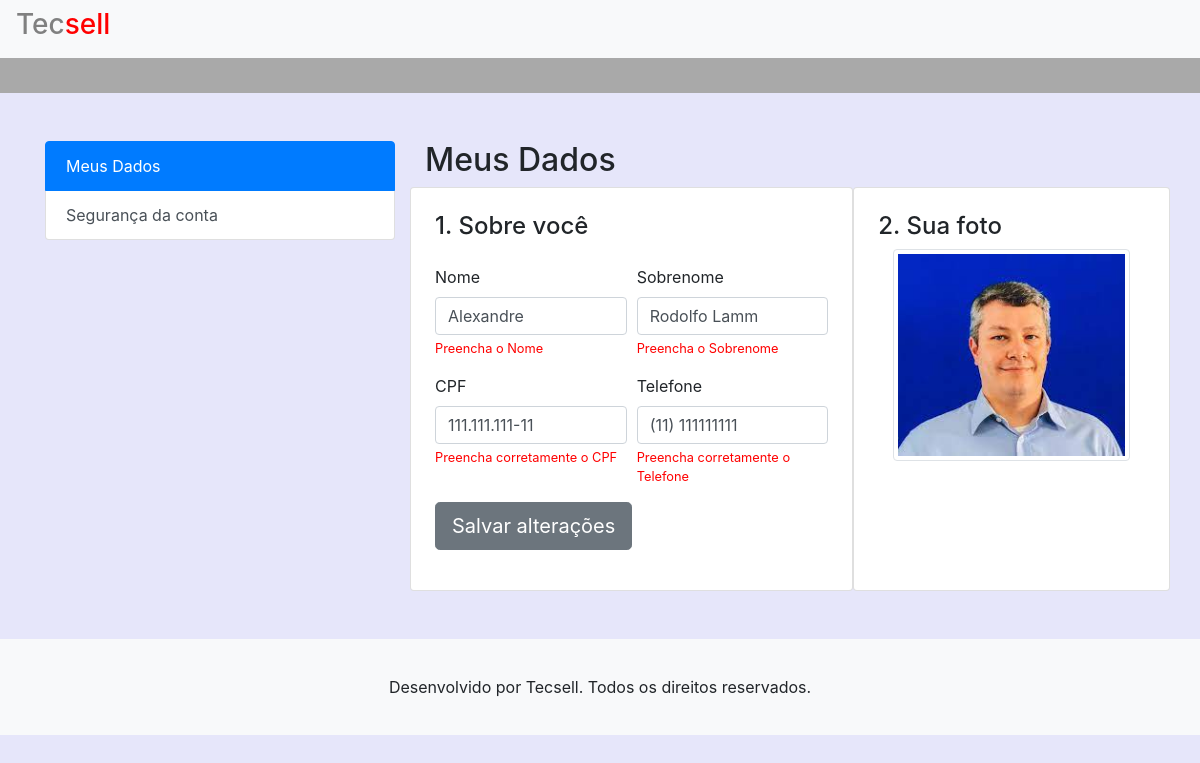
The page /meuperfil.php (signed in) on the database its author committed.
### tables this page shows
CREATE TABLE `cadastro_usuarios` (
  `cpf_usuario` varchar(14) NOT NULL,
  `status_usuario` enum('Ativo','Bloqueado') NOT NULL DEFAULT 'Ativo',
  `nome_usuario` varchar(100) NOT NULL,
  `sobrenome_usuario` varchar(100) NOT NULL,
  `telefone_usuario` varchar(14) NOT NULL,
  `email_usuario` varchar(100) NOT NULL,
  `senha_usuario` varchar(50) NOT NULL,
  `foto_usuario` varchar(100) NOT NULL DEFAULT 'fotos/sistema/usuariosemfoto.jpg',
  `data_cadastro_usuario` timestamp NOT NULL DEFAULT current_timestamp(),
  `cod_recuperacao` varchar(6) NOT NULL DEFAULT '0'
);

### meuperfil.php (the view, shortened to what this page needs)
<?php
	if(isset($_SESSION['email_usuario']))
	{
		$email = $_SESSION['email_usuario'];
	}
	if(isset($_SESSION["logado_usuario"]) && $_SESSION['logado_usuario'] == "sim")
	{
		include('header.php');
		include('menu_busca.php');
?>
<?php
	$sql = "select * from cadastro_usuarios where email_usuario = '$email'";
	$resultado = $conexao->query($sql);
	$linha = $resultado->fetch_object();
?>
<div class="container mt-5 mx-auto">
	<div class="row">
		<div class="col-4">
			<div class="list-group" id="list-tab" role="tablist">
				<a class="list-group-item list-group-item-action active" id="list-dados-list" data-toggle="list" href="#list-dados" role="tab" aria-controls="home">Meus Dados</a>
				<a class="list-group-item list-group-item-action" id="list-seguranca-list" data-toggle="list" href="#list-seguranca" role="tab" aria-controls="profile">Segurança da conta</a>
			</div>
		</div>
		<div class="col-8">
			<div class="tab-content" id="nav-tabContent">
				<div class="tab-pane fade show active" id="list-dados" role="tabpanel" aria-labelledby="list-dados-list">
					<div class="row">
						<h2 class="col-12">Meus Dados</h2>
						<div class="card col-7 p-4">
							<h4>1. Sobre você</h4>
							<div class="form-row mt-3">
								<div class="form-group col-md-6">
									<label for="inputNome">Nome</label>
									<input type="text" maxlength="30" class="form-control" name="inputNome" id="inputNome" placeholder="Nome" value="<?php echo "$linha->nome_usuario" ?>">
									<small id="nomeHelp" class="form-text">Preencha o Nome</small>
								</div>
								<div class="form-group col-md-6">
									<label for="inputSobrenome">Sobrenome</label>
									<input type="text" maxlength="40" class="form-control" name="inputSobrenome" id="inputSobrenome" placeholder="Sobrenome" value="<?php echo "$linha->sobrenome_usuario" ?>">
									<small id="sobrenomeHelp" class="form-text">Preencha o Sobrenome</small>
								</div>
								<div class="form-group col-md-6">
									<label for="inputCpf">CPF</label>
									<input type="text" maxlength="14" class="form-control" name="inputCpf" id="inputCpf" placeholder="CPF" value="<?php echo "$linha->cpf_usuario" ?>">
									<small id="cpfHelp" class="form-text">Preencha corretamente o CPF</small>
								</div>
								<div class="form-group col-md-6">
									<label for="inputCelular">Telefone</label>
									<input type="text" maxlength="14" class="form-control" name="inputCelular" id="inputCelular" placeholder="Telefone" value="<?php echo "$linha->telefone_usuario" ?>">
									<small id="celularHelp" class="form-text">Preencha corretamente o Telefone</small>
								</div>
								<div class="form-group col-md-6">
									<input value="Salvar alterações" type="button" id="btn_salvar" class="btn btn-secondary btn-lg"></input>
								</div>
							</div>
						</div>
						<div class="card col-5 p-4">
							<h4>2. Sua foto</h4>
							<div class="col-12">
								<form class="form" action="#" method="post" id="form" enctype="multipart/form-data">
									<img id="perfil" class="img-thumbnail w-100" src="<?php echo "$linha->foto_usuario" ?>" onclick="document.getElementById('fotoperfil').click()" style="cursor: pointer;">
								</form>
							</div>
						</div>
					</div>
				</div>
			</div>
		</div>
	</div>
</div>
<?php
    include("footer.php");
	}
	else
	{
		header("Location:login.php");
	}
?>

### css/main.css (style rules this page uses)
a { text-decoration: none !important; }

### meuperfil.php (style rules this page uses)
small { color: red; }

### footer.php (style rules this page uses)
a { color: black; }

### rows shown on the page
cadastro_usuarios: inputNome "Alexandre", inputSobrenome "Rodolfo Lamm", inputCpf "111.111.111-11", inputCelular "(11) 111111111", foto_usuario (picture)
